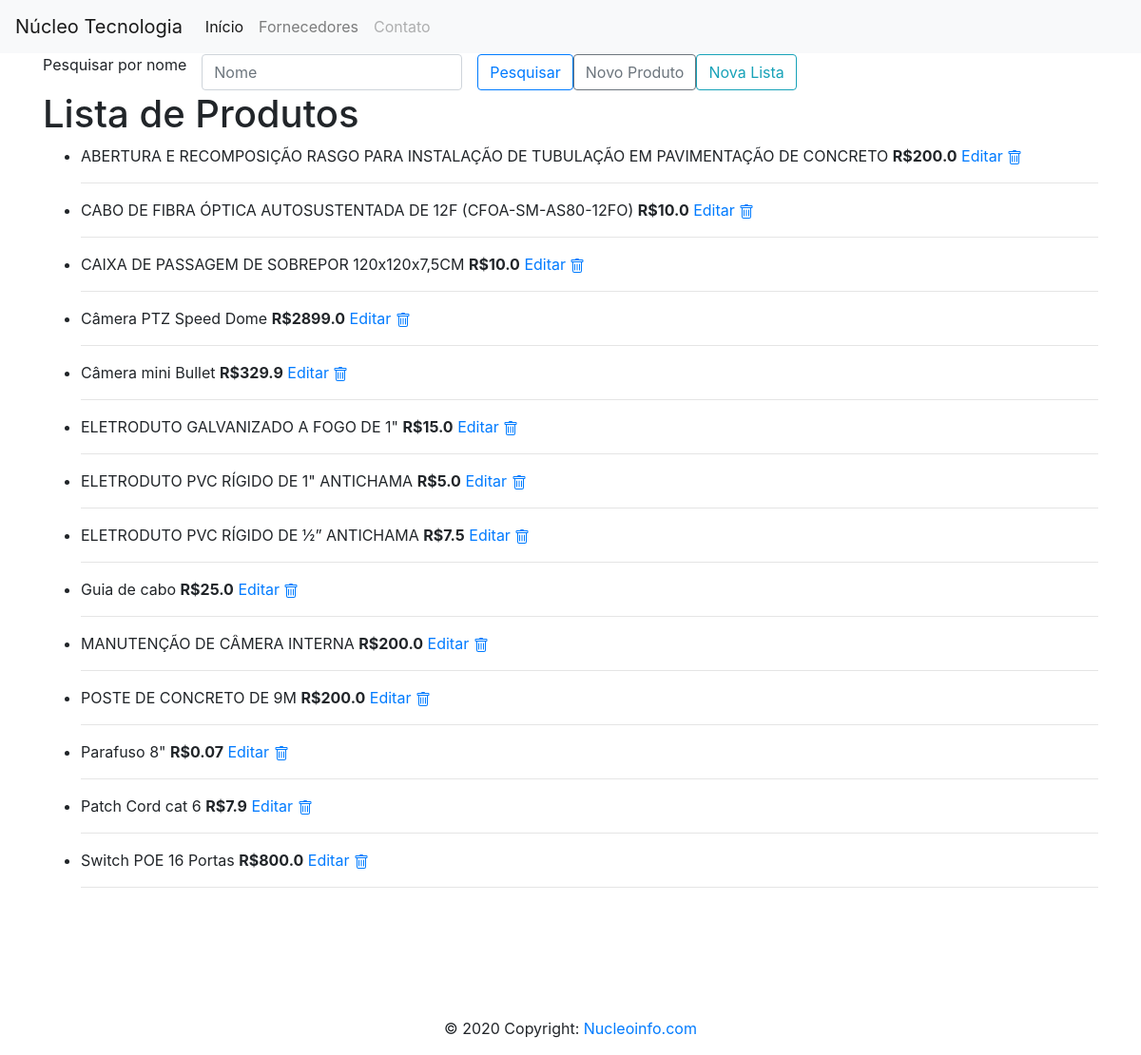
Before: / with the older database file.
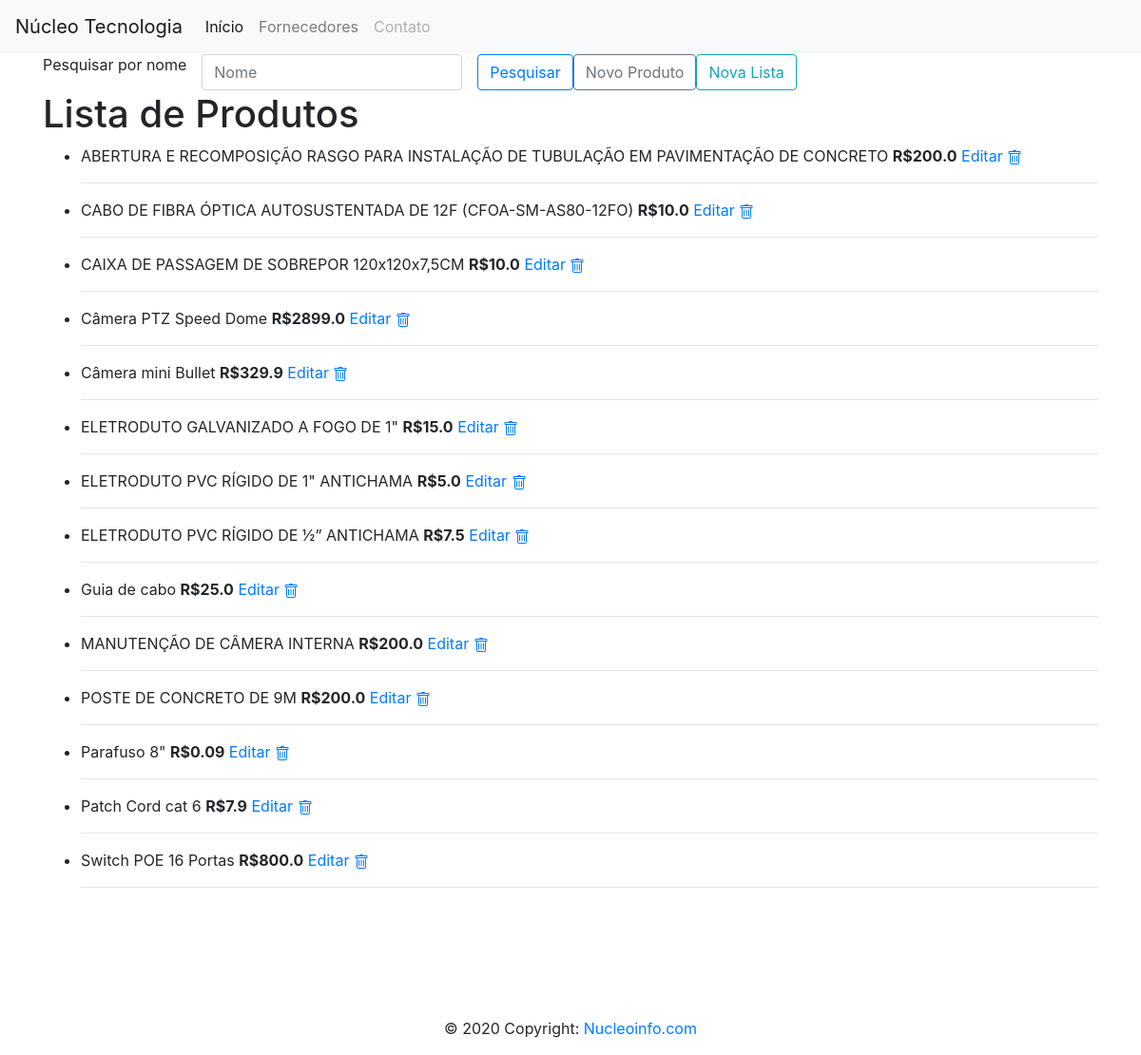
After: the same page with the newer database file.
### contatos/models.py (models this page shows, shortened)
class Produtos(models.Model):
    nome = models.CharField(max_length= 300)
    fabricante = models.CharField(max_length = 30)
    modelo = models.CharField(max_length=50,blank=True,null=True)
    grupo = models.ForeignKey(Grupos,null=True,blank=True, on_delete= models.PROTECT)
    descricao = models.TextField(null= True,blank= True, max_length=2000, default="")
    valor = models.FloatField(null=False, default=0)
    fornecedor = models.ForeignKey(Fornecedor,null=True, blank=True, on_delete = models.PROTECT)
    data = models.DateTimeField()

### contatos/views.py (the view)
# urls.py: path('', listar_contatos, name = "lista_contatos"),
def listar_contatos(request):
    busca = request.GET.get('pesquisa',None)
    if busca:
        produtos = Produtos.objects.filter(nome__icontains = busca) or Produtos.objects.filter(fabricante__icontains = busca)
    else:
        produtos = Produtos.objects.order_by('nome')
    return render(request, 'contatos.html', {'contatos' : produtos})

### templates/contatos.html (shortened to what this page needs)
{% extends 'base.html' %}
{% block main %}
    <div class="row">
        <div class="col-12">
            <form class="form-inline">
                <div class="form-group">
                    <p class="form-control-static">Pesquisar por nome</p>
                </div>
                <div class="form-group mx-sm-3">
                    <input type="text" class="form-control" id="pesquisa" name="pesquisa" placeholder="Nome">
                </div>
                <button type="submit" class="btn btn-outline-primary">Pesquisar</button>
                <a href="{% url 'adicionar_contato' %}" class="btn btn-outline-secondary">Novo Produto</a>
                <a href="{% url 'adicionar_lista' %}" class="btn btn-outline-info">Nova Lista</a>
        </div>
    </div>
    <h1>Lista de Produtos</h1>
    <ul>
        {% for contato in contatos %}
        <li>{{ contato.nome }} <b>R${{ contato.valor }}</b><a href="{%url 'atualizar_contato' contato.id %}"> Editar</a>
            <a href="{%url 'excluir_produto' contato.id %}">
                </a>
            <hr>
        {% endfor %}
    </ul>
    <br>
{% endblock %}

Changed rows visible on the page:
changed Produtos "Parafuso 8\"": valor "0.07" → "0.09"
